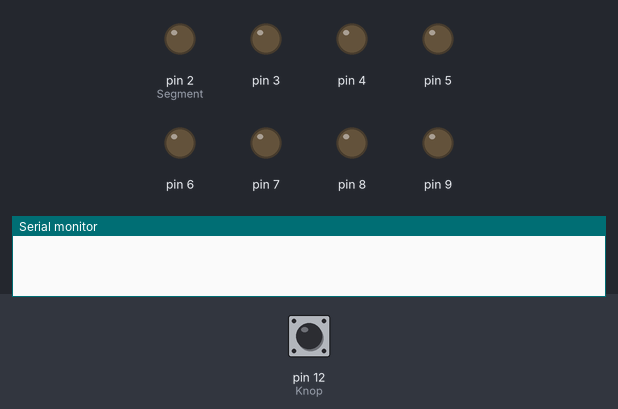
Bench run of a sketch on a simulated Arduino Uno, built with avr-gcc and run on an emulated ATmega328P. Parts: output pins drawn as LEDs (lit = HIGH), the last lines printed to the serial monitor. Inputs (shaded band) come from the test bench; at power-on: pin 12 (Knop) LOW.

Above: at 1.2 s.
1.3 s: pin 12 (Knop) pulled HIGH for 0.15 s
At 1.8 s:
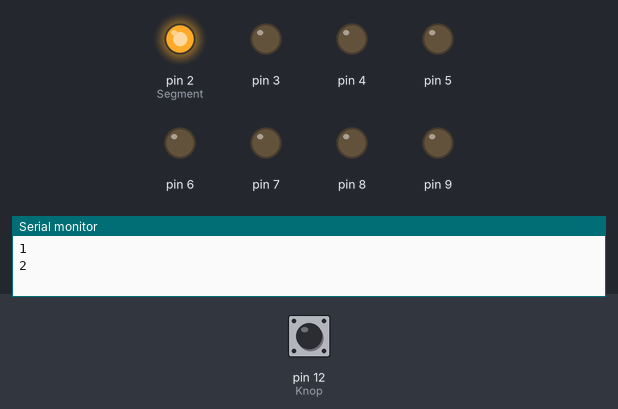
2.9 s: pin 12 (Knop) pulled HIGH for 1 s
At 4.3 s:
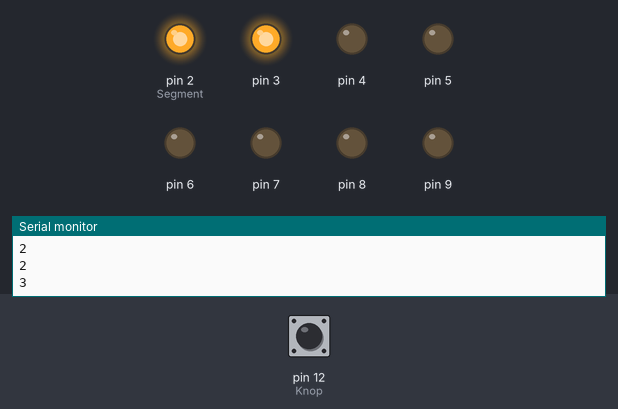
5.4 s: pin 12 (Knop) pulled HIGH for 0.15 s
At 6.2 s:
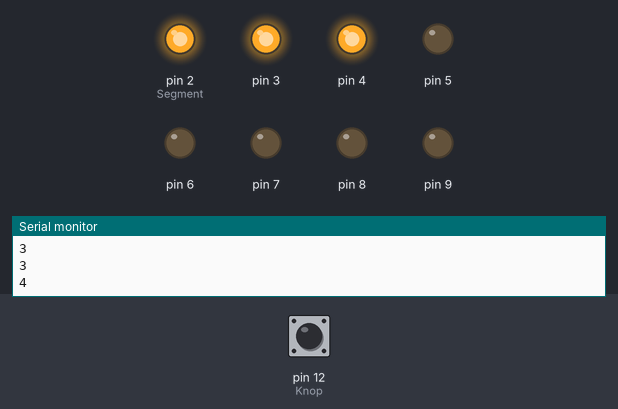
7.0 s: pin 12 (Knop) pulled HIGH for 3.2 s
At 7.4 s:
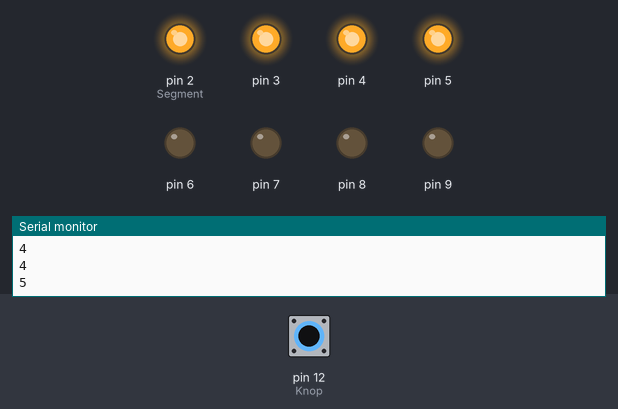
11.7 s: pin 12 (Knop) pulled HIGH for 0.15 s
At 12.2 s:
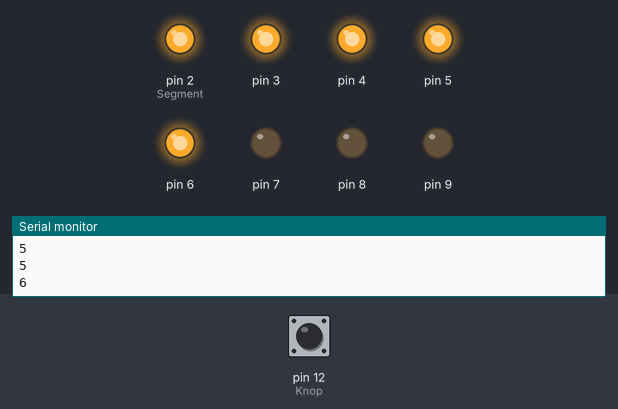
13.3 s: pin 12 (Knop) pulled HIGH for 1 s
At 14.6 s:
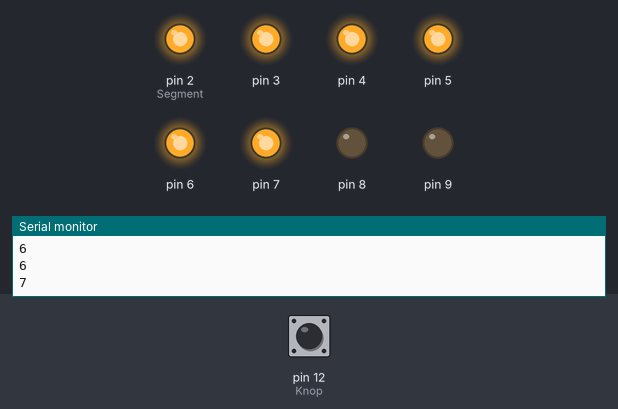
Timing chart, 0 to 16.3 s (numbered marks = the images above; inputs shaded):
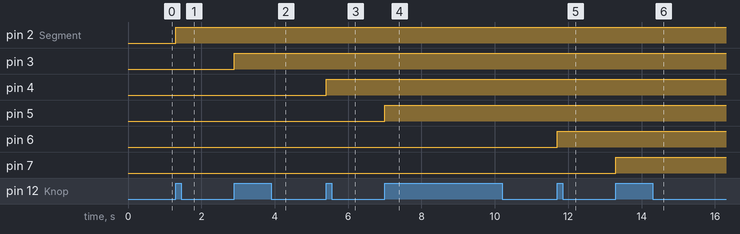

Measured:
- after the input at 1.3 s, pin 2 (Segment): LOW → HIGH at once
- after the input at 2.9 s, pin 3: LOW → HIGH at once
- after the input at 5.4 s, pin 4: LOW → HIGH at once
- after the input at 7.0 s, pin 5: LOW → HIGH at once
- after the input at 11.7 s, pin 6: LOW → HIGH at once
- after the input at 13.3 s, pin 7: LOW → HIGH at once

The sketch:

Status.ino
```cpp
int Segment = 1;
int Knop = 12;    //Knop = button
int vLed = 0;
int vKnop = 0;
int Status = 0;

void setup() {
  // put your setup code here, to run once:
  Serial.begin(9600);
  pinMode(Knop, INPUT);
  pinMode(2, OUTPUT);
  pinMode(3, OUTPUT);
  pinMode(4, OUTPUT);
  pinMode(5, OUTPUT);
  pinMode(6, OUTPUT);
  pinMode(7, OUTPUT);
  pinMode(8, OUTPUT);
  pinMode(9, OUTPUT);
}

void loop() {
  // put your main code here, to run repeatedly:
  vKnop = digitalRead(Knop);

  if (vKnop) {
    switch (Status) {
      case 0:
        WaitRelease();
      break;
      case 1:
        WaitRelease();
      break;
      case 2:
        WaitRelease();
      break;
      case 3:
        WaitRelease();
      break;
      case 4:
        WaitRelease();
      break;
      case 5:
        WaitRelease();
      break;
      case 6:
        WaitRelease();
      break;
      case 7:
        WaitRelease();
      break;
      case 8:
        Status = 0;
        Serial.println(Status);
        while (vKnop) {
          delay(20);
          vKnop = digitalRead(Knop);
          }
          Segment = 2;
      break;
    }
  }
  // debug
}

void WaitRelease() {
  Status++;
  Segment++;
  Serial.println(Status);
  Serial.println(Segment);
  digitalWrite(Segment, 1);

  while (vKnop) {
          delay(20);
          vKnop = digitalRead(Knop);
  }
}
```
